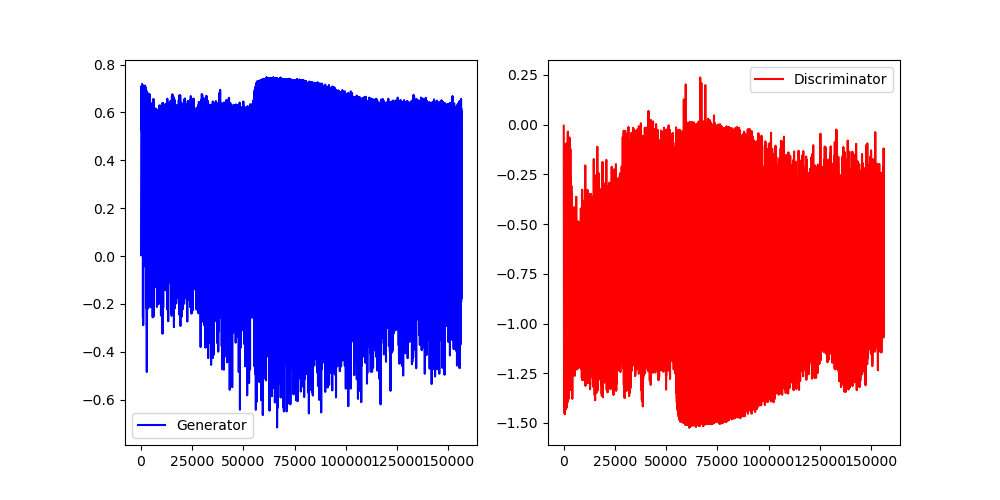

Reproduce this figure in Python.
import os
import random
import numpy as np
import matplotlib.pyplot as plt

import torch.nn as nn
import torch.optim as optim
import torch.utils.data
import torchvision.datasets as dset
import torchvision.transforms as transforms
import torchvision.utils as vutils
import sys

# 設定
workers = 2
batch_size=64
image_size = 64
nc = 3
nz = 100
# Size of feature maps in generator
ngf = 64
# Size of feature maps in discriminator
ndf = 64
n_epoch = 200
lr = 0.00005
beta1 = 0.5
# Lower for clipping parameter of Critic(Discriminator)
clamp_lower = -0.01
# Upper for clipping parameter of Critic(Discriminator)
clamp_upper = 0.01
# number of D iters per each G iter
n_critic = 5

ngpu = 1

# 乱数のシード（種）を固定
random.seed(0)
np.random.seed(0)
torch.manual_seed(0)


# cifar10の訓練データセットを読み込む
dataset = dset.CIFAR10(
        root='./cifar10_root',download=True,train=True,transform=transforms.Compose([
                        transforms.Resize(image_size),
                        transforms.CenterCrop(image_size),
                        transforms.ToTensor(),
                        transforms.Normalize((0.5,0.5,0.5), (0.5,0.5,0.5)) ]),
    )

# 訓練データをセットしたデータローダーを作成する
dataloader = torch.utils.data.DataLoader(dataset, batch_size=batch_size,
                                         shuffle=True, num_workers=int(workers))

# 学習に使用するデバイスを得る。可能ならGPUを使用する
device = torch.device("cuda:0" if torch.cuda.is_available() else "cpu")
print('device:', device)

### 重みを初期化
def weights_init(m):
    classname = m.__class__.__name__
    if classname.find('Conv') != -1:
        nn.init.normal_(m.weight.data, 0.0, 0.02)
    elif classname.find('BatchNorm') != -1:
        nn.init.normal_(m.weight.data, 1.0, 0.02)
        nn.init.constant_(m.bias.data, 0)

# Generator
class Generator(nn.Module):
    def __init__(self, ngpu):
        super(Generator, self).__init__()
        self.ngpu = ngpu
        self.main = nn.Sequential(
            # input is Z, going into a convolution
            nn.ConvTranspose2d( nz, ngf * 8, 4, 1, 0, bias=False),
            nn.BatchNorm2d(ngf * 8),
            nn.ReLU(True),
            # state size. (ngf*8) x 4 x 4
            nn.ConvTranspose2d(ngf * 8, ngf * 4, 4, 2, 1, bias=False),
            nn.BatchNorm2d(ngf * 4),
            nn.ReLU(True),
            # state size. (ngf*4) x 8 x 8
            nn.ConvTranspose2d( ngf * 4, ngf * 2, 4, 2, 1, bias=False),
            nn.BatchNorm2d(ngf * 2),
            nn.ReLU(True),
            # state size. (ngf*2) x 16 x 16
            nn.ConvTranspose2d( ngf * 2, ngf, 4, 2, 1, bias=False),
            nn.BatchNorm2d(ngf),
            nn.ReLU(True),
            # state size. (ngf) x 32 x 32
            nn.ConvTranspose2d( ngf, nc, 4, 2, 1, bias=False),
            nn.Tanh()
            # state size. (nc) x 64 x 64
        )

    def forward(self, input):
        return self.main(input)

class Discriminator(nn.Module):
    def __init__(self, ngpu):
        super(Discriminator, self).__init__()
        self.ngpu = ngpu
        self.main = nn.Sequential(
            # input is (nc) x 64 x 64
            nn.Conv2d(nc, ndf, 4, 2, 1, bias=False),
            nn.LeakyReLU(0.2, inplace=True),
            # state size. (ndf) x 32 x 32
            nn.Conv2d(ndf, ndf * 2, 4, 2, 1, bias=False),
            nn.BatchNorm2d(ndf * 2),
            nn.LeakyReLU(0.2, inplace=True),
            # state size. (ndf*2) x 16 x 16
            nn.Conv2d(ndf * 2, ndf * 4, 4, 2, 1, bias=False),
            nn.BatchNorm2d(ndf * 4),
            nn.LeakyReLU(0.2, inplace=True),
            # state size. (ndf*4) x 8 x 8
            nn.Conv2d(ndf * 4, ndf * 8, 4, 2, 1, bias=False),
            nn.BatchNorm2d(ndf * 8),
            nn.LeakyReLU(0.2, inplace=True),
            # state size. (ndf*8) x 4 x 4
            nn.Conv2d(ndf * 8, 1, 4, 1, 0, bias=False),
        )

    def forward(self, input):
        return self.main(input)


netG = netG = Generator(ngpu).to(device)
netG.apply(weights_init)    # weights_init関数で初期化

netD = Discriminator(ngpu).to(device)
netD.apply(weights_init)

# 生成器のエポックごとの画像生成に使用する確認用の固定ノイズ
fixed_noise = torch.randn(batch_size, nz, 1, 1, device=device)

# オプティマイザ−のセットアップ
optimizerD = optim.Adam(netD.parameters(), lr=lr, betas=(beta1, 0.999), weight_decay=1e-5)  # 識別器D用
optimizerG = optim.Adam(netG.parameters(), lr=lr, betas=(beta1, 0.999), weight_decay=1e-5)  # 生成器G用

G_losses = []
D_losses = []

iters = 0
img_list = []
# 学習のループ
for epoch in range(n_epoch):

    print("="*10 + f"Epoch: {epoch}" + "="*10)
    sys.stdout.flush()

    for itr, data in enumerate(dataloader):
        for n in range(n_critic):
            netD.zero_grad()
            # Format batch
            real_cpu = data[0].to(device)
            b_size = real_cpu.size(0)
            # Forward pass real batch through D
            output = netD(real_cpu).view(-1)
            # Calculate loss on all-real batch
            errD_real = torch.mean(output)
            # Calculate gradients for D in backward pass
            D_x = output.mean().item()

            ## Train with all-fake batch
            # Generate batch of latent vectors
            noise = torch.randn(b_size, nz, 1, 1, device=device)
            # Generate fake image batch with G
            fake = netG(noise)
            # Classify all fake batch with D
            output = netD(fake.detach()).view(-1)
            # Calculate D's loss on the all-fake batch
            errD_fake = torch.mean(output)
            # Calculate the gradients for this batch
            D_G_z1 = output.mean().item()
            # Add the gradients from the all-real and all-fake batches
            errD = - errD_real + errD_fake
            errD.backward()
            # Update D
            optimizerD.step()

            # Clip weights of discriminator
            for p in netD.parameters():
                p.data.clamp_(clamp_lower, clamp_upper)


        netG.zero_grad()
        # Generate batch of latent vectors
        noise = torch.randn(b_size, nz, 1, 1, device=device)
        # Generate fake image batch with G
        fake = netG(noise)
        # Since we just updated D, perform another forward pass of all-fake batch through D
        output = netD(fake).view(-1)
        # Calculate G's loss based on this output
        errG = - torch.mean(output)
        # Calculate gradients for G
        errG.backward()
        D_G_z2 = output.mean().item()
        # Update G
        optimizerG.step()

        # Output training stats
        if itr % 50 == 0:
            print('[%d/%d][%d/%d]\tLoss_D: %.4f\tLoss_G: %.4f\tD(x): %.4f\tD(G(z)): %.4f / %.4f'
                  % (epoch+1, n_epoch, itr, len(dataloader),
                     errD.item(), errG.item(), D_x, D_G_z1, D_G_z2))
            sys.stdout.flush()

        # Save Losses for plotting later
        G_losses.append(errG.item())
        D_losses.append(errD.item())

        # Check generator
        if (iters % 500 == 0) or ((epoch == n_epoch-1) and (itr == len(dataloader)-1)):
            with torch.no_grad():
                fake = netG(fixed_noise).detach().cpu()
            img_list.append(vutils.make_grid(fake, padding=2, normalize=True))

        iters += 1

#plot
fig = plt.figure(figsize=(10.0, 5.0))
ax1 = fig.add_subplot(1,2,1)
ax1.plot(G_losses, 'b', label='Generator')
ax1.legend()
ax2 = fig.add_subplot(1,2,2)
ax2.plot(D_losses, 'r', label='Discriminator')
ax2.legend()
plt.savefig("./Q5.png")
plt.close()

real_images = next(iter(dataloader))
# Plot the real images
fig2 = plt.figure(figsize=(15,15))
ax1 = fig2.add_subplot(1,2,1)
ax1.axis("off")
ax1.set_title("Real Images")
ax1.imshow(np.transpose(vutils.make_grid(real_images[0].to(device)[:64], padding=5, normalize=True).cpu(),(1,2,0)))

# Plot the fake images from the last epoch
ax2 = fig2.add_subplot(1,2,2)
ax2.axis("off")
ax2.set_title("Fake Images")
ax2.imshow(np.transpose(img_list[-1],(1,2,0)))
plt.savefig("./Result_Images.png")